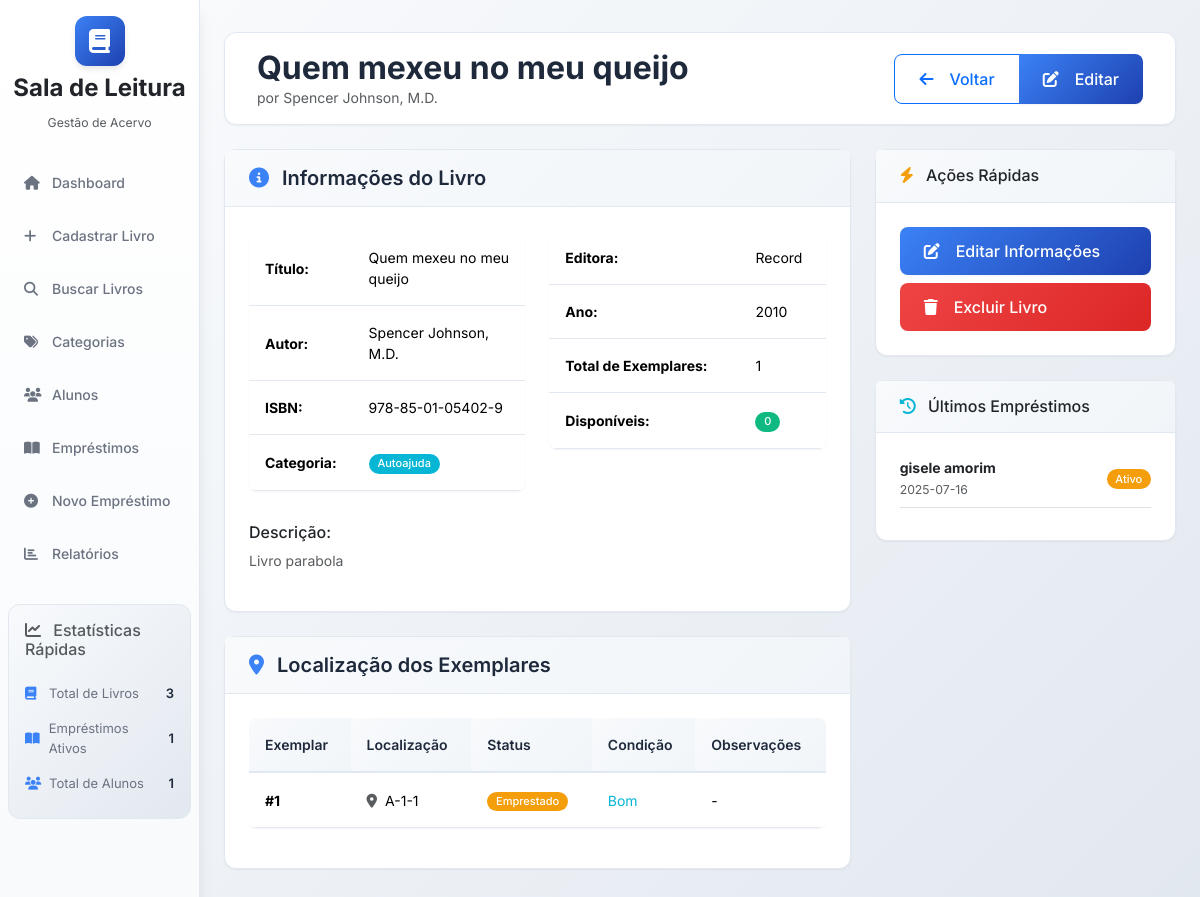
/books/7dc35105-6afa-4bbe-b91e-4f5c93d07873, run on the app's committed database.
### database/models.py (models this page shows, shortened)
class Book(db.Model):
    __tablename__ = 'books'
    id = db.Column(db.String(36), primary_key=True, default=generate_uuid)
    title = db.Column(db.String(200), nullable=False)
    author = db.Column(db.String(200), nullable=False)
    isbn = db.Column(db.String(20), unique=True)
    total_copies = db.Column(db.Integer, nullable=False)
    category = db.Column(db.String(36), db.ForeignKey('categories.id'))
    publisher = db.Column(db.String(200))
    publication_year = db.Column(db.Integer)
    description = db.Column(db.Text)
    cover_image = db.Column(db.String(500))
    qr_code = db.Column(db.String(100), unique=True)
    created_date = db.Column(db.DateTime, default=datetime.utcnow)
    updated_date = db.Column(db.DateTime, default=datetime.utcnow, onupdate=datetime.utcnow)
    copies = db.relationship('BookCopy', backref='book', lazy=True, cascade='all, delete-orphan')
    loans = db.relationship('Loan', backref='book', lazy=True)

class Category(db.Model):
    __tablename__ = 'categories'
    id = db.Column(db.String(36), primary_key=True, default=generate_uuid)
    name = db.Column(db.String(100), nullable=False, unique=True)
    description = db.Column(db.Text)
    color = db.Column(db.String(7), default='#3b82f6')
    active = db.Column(db.Boolean, default=True)
    created_date = db.Column(db.DateTime, default=datetime.utcnow)
    updated_date = db.Column(db.DateTime, default=datetime.utcnow, onupdate=datetime.utcnow)
    books = db.relationship('Book', backref='category_obj', lazy=True)

class BookCopy(db.Model):
    __tablename__ = 'book_copies'
    id = db.Column(db.String(36), primary_key=True, default=generate_uuid)
    book_id = db.Column(db.String(36), db.ForeignKey('books.id'), nullable=False)
    copy_number = db.Column(db.Integer, nullable=False)
    shelf = db.Column(db.String(10), nullable=False)
    shelf_section = db.Column(db.String(10), nullable=False)
    position_number = db.Column(db.Integer, nullable=False)
    status = db.Column(db.String(20), db.CheckConstraint("status IN ('available', 'loaned', 'maintenance', 'lost')"), default='available', nullable=False)
    condition = db.Column(db.String(20), db.CheckConstraint("condition IN ('excellent', 'good', 'fair', 'poor')"), default='good', nullable=False)
    notes = db.Column(db.Text)
    created_date = db.Column(db.DateTime, default=datetime.utcnow)
    updated_date = db.Column(db.DateTime, default=datetime.utcnow, onupdate=datetime.utcnow)
    loans = db.relationship('Loan', backref='book_copy', lazy=True)

class Loan(db.Model):
    __tablename__ = 'loans'
    id = db.Column(db.String(36), primary_key=True, default=generate_uuid)
    student_id = db.Column(db.String(36), db.ForeignKey('students.id'), nullable=False)
    book_id = db.Column(db.String(36), db.ForeignKey('books.id'), nullable=False)
    book_copy_id = db.Column(db.String(36), db.ForeignKey('book_copies.id'), nullable=False)
    loan_date = db.Column(db.Date, nullable=False, default=datetime.utcnow().date)
    expected_return_date = db.Column(db.Date, nullable=False)
    actual_return_date = db.Column(db.Date)
    status = db.Column(db.String(20), db.CheckConstraint("status IN ('active', 'returned', 'overdue')"), default='active', nullable=False)
    notes = db.Column(db.Text)
    librarian_id = db.Column(db.String(36))  # Para futuras implementações
    created_date = db.Column(db.DateTime, default=datetime.utcnow)
    updated_date = db.Column(db.DateTime, default=datetime.utcnow, onupdate=datetime.utcnow)

class Student(db.Model):
    __tablename__ = 'students'
    id = db.Column(db.String(36), primary_key=True, default=generate_uuid)
    name = db.Column(db.String(200), nullable=False)
    class_room = db.Column(db.String(50), nullable=False)
    birth_year = db.Column(db.Integer, nullable=False)
    phone = db.Column(db.String(20))
    address = db.Column(db.Text)
    guardian_name = db.Column(db.String(200), nullable=False)
    guardian_phone = db.Column(db.String(20))
    registration_number = db.Column(db.String(50), unique=True)
    active = db.Column(db.Boolean, default=True)
    created_date = db.Column(db.DateTime, default=datetime.utcnow)
    updated_date = db.Column(db.DateTime, default=datetime.utcnow, onupdate=datetime.utcnow)
    loans = db.relationship('Loan', backref='student', lazy=True)

### app.py (the view)
    @app.route('/books/<book_id>')
    def book_details(book_id):
        book = Book.query.get_or_404(book_id)
        copies = BookCopy.query.filter_by(book_id=book_id).order_by(BookCopy.copy_number).all()
        loans = Loan.query.filter_by(book_id=book_id).order_by(Loan.loan_date.desc()).limit(10).all()
        return render_template('books/book_details.html', book=book, copies=copies, loans=loans)

### templates/books/book_details.html (shortened to what this page needs)
{% extends "base.html" %}
{% block content %}
<div class="main-header d-flex justify-content-between align-items-center py-3 mb-4">
    <div>
        <h1 class="h2 mb-0">{{ book.title }}</h1>
        <p class="text-muted mb-0">por {{ book.author }}</p>
    </div>
    <div class="btn-group">
        <a href__="/books" class="btn btn-outline-primary">
            <i class="fas fa-arrow-left me-2"></i>
            Voltar
        </a>
        <a href__="{{ url_for('edit_book', book_id=book.id) }}" class="btn btn-primary">
            <i class="fas fa-edit me-2"></i>
            Editar
        </a>
    </div>
</div>
<div class="row">
    <div class="col-lg-8">
        <div class="card fade-in mb-4">
            <div class="card-header">
                <h5 class="mb-0">
                    <i class="fas fa-info-circle text-primary me-2"></i>
                    Informações do Livro
                </h5>
            </div>
            <div class="card-body">
                <div class="row">
                    <div class="col-md-6">
                        <table class="table table-borderless">
                            <tr>
                                <td><strong>Título:</strong></td>
                                <td>{{ book.title }}</td>
                            </tr>
                            <tr>
                                <td><strong>Autor:</strong></td>
                                <td>{{ book.author }}</td>
                            </tr>
                            <tr>
                                <td><strong>ISBN:</strong></td>
                                <td>{{ book.isbn or 'Não informado' }}</td>
                            </tr>
                            <tr>
                                <td><strong>Categoria:</strong></td>
                                <td>
                                    {% if book.category_obj %}
                                        <span class="badge" style="background-color: {{ book.category_obj.color }}">
                                            {{ book.category_obj.name }}
                                        </span>
                                    {% else %}
                                        Não definida
                                    {% endif %}
                                </td>
                            </tr>
                        </table>
                    </div>
                    <div class="col-md-6">
                        <table class="table table-borderless">
                            <tr>
                                <td><strong>Editora:</strong></td>
                                <td>{{ book.publisher or 'Não informado' }}</td>
                            </tr>
                            <tr>
                                <td><strong>Ano:</strong></td>
                                <td>{{ book.publication_year or 'Não informado' }}</td>
                            </tr>
                            <tr>
                                <td><strong>Total de Exemplares:</strong></td>
                                <td>{{ book.total_copies }}</td>
                            </tr>
                            <tr>
                                <td><strong>Disponíveis:</strong></td>
                                <td>
                                    <span class="badge bg-success">
                                        {{ copies|selectattr('status', 'equalto', 'available')|list|length }}
                                    </span>
                                </td>
                            </tr>
                        </table>
                    </div>
                </div>
                {% if book.description %}
                <div class="mt-3">
                    <h6>Descrição:</h6>
                    <p class="text-muted">{{ book.description }}</p>
                </div>
                {% endif %}
            </div>
        </div>
        <div class="card fade-in" style="animation-delay: 0.2s">
            <div class="card-header">
                <h5 class="mb-0">
                    <i class="fas fa-map-marker-alt text-primary me-2"></i>
                    Localização dos Exemplares
                </h5>
            </div>
            <div class="card-body">
                {% if copies %}
                <div class="table-responsive">
                    <table class="table table-hover">
                        <thead>
                            <tr>
                                <th>Exemplar</th>
                                <th>Localização</th>
                                <th>Status</th>
                                <th>Condição</th>
                                <th>Observações</th>
                            </tr>
                        </thead>
                        <tbody>
                            {% for copy in copies %}
                            <tr>
                                <td>
                                    <strong>#{{ copy.copy_number }}</strong>
                                </td>
                                <td>
                                    <i class="fas fa-map-marker-alt text-muted me-1"></i>
                                    {{ copy.shelf }}-{{ copy.shelf_section }}-{{ copy.position_number }}
                                </td>
                                <td>
                                    {% if copy.status == 'available' %}
                                        <span class="badge bg-success">Disponível</span>
                                    {% elif copy.status == 'loaned' %}
                                        <span class="badge bg-warning">Emprestado</span>
                                    {% elif copy.status == 'maintenance' %}
                                        <span class="badge bg-info">Manutenção</span>
                                    {% else %}
                                        <span class="badge bg-danger">{{ copy.status|title }}</span>
                                    {% endif %}
                                </td>
                                <td>
                                    {% if copy.condition == 'excellent' %}
                                        <span class="text-success">Excelente</span>
                                    {% elif copy.condition == 'good' %}
                                        <span class="text-info">Bom</span>
                                    {% elif copy.condition == 'fair' %}
                                        <span class="text-warning">Regular</span>
                                    {% else %}
                                        <span class="text-danger">Ruim</span>
                                    {% endif %}
                                </td>
                                <td>
                                    {{ copy.notes or '-' }}
                                </td>
                            </tr>
                            {% endfor %}
                        </tbody>
                    </table>
                </div>
                {% else %}
                <div class="text-center text-muted py-4">
                    <i class="fas fa-exclamation-triangle fa-2x mb-3"></i>
                    <p>Nenhum exemplar cadastrado para este livro.</p>
                </div>
                {% endif %}
            </div>
        </div>
    </div>
    <div class="col-lg-4">
        <div class="card fade-in mb-4" style="animation-delay: 0.1s">
            <div class="card-header">
                <h6 class="mb-0">
                    <i class="fas fa-bolt text-warning me-2"></i>
                    Ações Rápidas
                </h6>
            </div>
            <div class="card-body">
                <div class="d-grid gap-2">
                    {% set available_count = copies|selectattr('status', 'equalto', 'available')|list|length %}
                    <a href__="{{ url_for('edit_book', book_id=book.id) }}" class="btn btn-primary">
                        <i class="fas fa-edit me-2"></i>
                        Editar Informações
                    </a>
                    <button type="button" class="btn btn-danger" onclick="confirmDelete()">
                        <i class="fas fa-trash me-2"></i>
                        Excluir Livro
                    </button>
                </div>
            </div>
        </div>
        {% if loans %}
        <div class="card fade-in" style="animation-delay: 0.3s">
            <div class="card-header">
                <h6 class="mb-0">
                    <i class="fas fa-history text-info me-2"></i>
                    Últimos Empréstimos
                </h6>
            </div>
            <div class="card-body">
                {% for loan in loans[:5] %}
                <div class="d-flex justify-content-between align-items-center mb-2 pb-2 border-bottom">
                    <div>
                        <div class="fw-bold">{{ loan.student.name }}</div>
                        <small class="text-muted">{{ loan.loan_date|format_date }}</small>
                    </div>
                    <div>
                        {% if loan.status == 'active' %}
                            <span class="badge bg-warning">Ativo</span>
                        {% else %}
                            <span class="badge bg-success">Devolvido</span>
                        {% endif %}
                    </div>
                </div>
                {% endfor %}
            </div>
        </div>
        {% endif %}
    </div>
</div>
{% endblock %}

### data on the page
Book: title "Quem mexeu no meu queijo", author "Spencer Johnson, M.D.", isbn "978-85-01-05402-9", publisher "Record", publication_year "2010", total_copies "1", description "Livro parabola"
Category: category_obj.name "Autoajuda"
BookCopy: copy_number "1", shelf "A", shelf_section "1", position_number "1", status "Emprestado", condition "Bom", notes "-"
Loan: student.name "gisele amorim", loan_date "2025-07-16", status "Ativo"

### other printed values
{{ copies|selectattr('status', 'equalto', 'available')|list|length }} "0"
